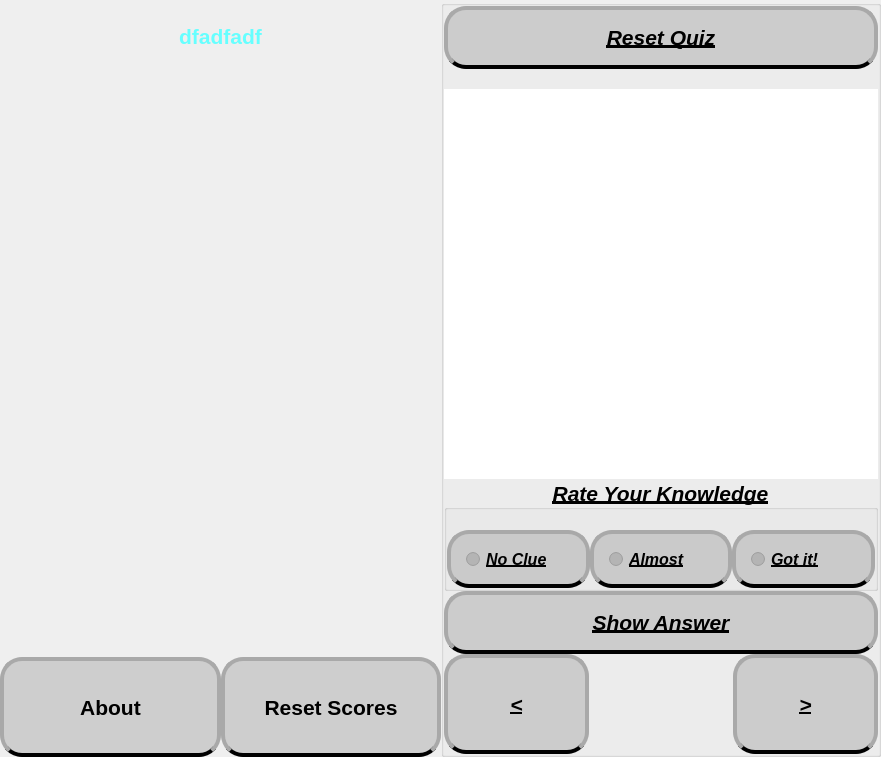
<?xml version="1.0" encoding="UTF-8"?>
<ui version="4.0">
 <class>MainWindow</class>
 <widget class="QMainWindow" name="MainWindow">
  <property name="windowModality">
   <enum>Qt::NonModal</enum>
  </property>
  <property name="geometry">
   <rect>
    <x>0</x>
    <y>0</y>
    <width>881</width>
    <height>757</height>
   </rect>
  </property>
  <property name="sizePolicy">
   <sizepolicy hsizetype="Preferred" vsizetype="Preferred">
    <horstretch>0</horstretch>
    <verstretch>0</verstretch>
   </sizepolicy>
  </property>
  <property name="maximumSize">
   <size>
    <width>1463</width>
    <height>996</height>
   </size>
  </property>
  <property name="windowTitle">
   <string/>
  </property>
  <property name="toolTipDuration">
   <number>0</number>
  </property>
  <property name="layoutDirection">
   <enum>Qt::LeftToRight</enum>
  </property>
  <property name="styleSheet">
   <string notr="true"/>
  </property>
  <widget class="QWidget" name="centralWidget">
   <property name="enabled">
    <bool>true</bool>
   </property>
   <property name="sizePolicy">
    <sizepolicy hsizetype="Preferred" vsizetype="Preferred">
     <horstretch>0</horstretch>
     <verstretch>0</verstretch>
    </sizepolicy>
   </property>
   <property name="minimumSize">
    <size>
     <width>0</width>
     <height>0</height>
    </size>
   </property>
   <property name="layoutDirection">
    <enum>Qt::LeftToRight</enum>
   </property>
   <layout class="QGridLayout" name="gridLayout_3">
    <property name="leftMargin">
     <number>0</number>
    </property>
    <property name="topMargin">
     <number>0</number>
    </property>
    <property name="rightMargin">
     <number>0</number>
    </property>
    <property name="bottomMargin">
     <number>0</number>
    </property>
    <property name="spacing">
     <number>0</number>
    </property>
    <item row="0" column="1">
     <widget class="QGroupBox" name="groupBox_2">
      <property name="sizePolicy">
       <sizepolicy hsizetype="Expanding" vsizetype="Expanding">
        <horstretch>0</horstretch>
        <verstretch>0</verstretch>
       </sizepolicy>
      </property>
      <property name="minimumSize">
       <size>
        <width>50</width>
        <height>50</height>
       </size>
      </property>
      <property name="font">
       <font>
        <pointsize>16</pointsize>
        <weight>75</weight>
        <italic>true</italic>
        <bold>true</bold>
        <underline>true</underline>
       </font>
      </property>
      <property name="autoFillBackground">
       <bool>true</bool>
      </property>
      <property name="title">
       <string/>
      </property>
      <property name="flat">
       <bool>true</bool>
      </property>
      <layout class="QGridLayout" name="gridLayout_2">
       <property name="leftMargin">
        <number>0</number>
       </property>
       <property name="topMargin">
        <number>0</number>
       </property>
       <property name="rightMargin">
        <number>0</number>
       </property>
       <property name="bottomMargin">
        <number>0</number>
       </property>
       <property name="spacing">
        <number>0</number>
       </property>
       <item row="0" column="0">
        <layout class="QGridLayout" name="gridLayout_8">
         <property name="spacing">
          <number>0</number>
         </property>
         <item row="1" column="0">
          <spacer name="verticalSpacer">
           <property name="orientation">
            <enum>Qt::Vertical</enum>
           </property>
           <property name="sizeType">
            <enum>QSizePolicy::Minimum</enum>
           </property>
           <property name="sizeHint" stdset="0">
            <size>
             <width>20</width>
             <height>20</height>
            </size>
           </property>
          </spacer>
         </item>
         <item row="7" column="0">
          <layout class="QGridLayout" name="gridLayout_7">
           <property name="spacing">
            <number>0</number>
           </property>
           <item row="0" column="0">
            <widget class="QPushButton" name="backButton">
             <property name="sizePolicy">
              <sizepolicy hsizetype="Expanding" vsizetype="Fixed">
               <horstretch>0</horstretch>
               <verstretch>0</verstretch>
              </sizepolicy>
             </property>
             <property name="minimumSize">
              <size>
               <width>62</width>
               <height>100</height>
              </size>
             </property>
             <property name="font">
              <font>
               <pointsize>16</pointsize>
               <weight>75</weight>
               <bold>true</bold>
              </font>
             </property>
             <property name="focusPolicy">
              <enum>Qt::NoFocus</enum>
             </property>
             <property name="styleSheet">
              <string notr="true">QPushButton {background:  rgba(128,128,128,0.3);
       
               background-position:left top;
 border: 2px solid #C4C4C3;
border-color:darkgray;    
border-bottom-color: black; /* same as the pane color */
    border-radius: 22px;
    color: rgba(255,255,255,.7);
    min-width: 8ex;
    padding: 15px;
	border-width: 4px;}</string>
             </property>
             <property name="text">
              <string>&lt;</string>
             </property>
            </widget>
           </item>
           <item row="0" column="1">
            <spacer name="horizontalSpacer_2">
             <property name="orientation">
              <enum>Qt::Horizontal</enum>
             </property>
             <property name="sizeHint" stdset="0">
              <size>
               <width>40</width>
               <height>20</height>
              </size>
             </property>
            </spacer>
           </item>
           <item row="0" column="2">
            <widget class="QPushButton" name="loadButton">
             <property name="sizePolicy">
              <sizepolicy hsizetype="Expanding" vsizetype="Fixed">
               <horstretch>0</horstretch>
               <verstretch>0</verstretch>
              </sizepolicy>
             </property>
             <property name="minimumSize">
              <size>
               <width>62</width>
               <height>100</height>
              </size>
             </property>
             <property name="font">
              <font>
               <pointsize>16</pointsize>
               <weight>75</weight>
               <bold>true</bold>
              </font>
             </property>
             <property name="focusPolicy">
              <enum>Qt::NoFocus</enum>
             </property>
             <property name="styleSheet">
              <string notr="true">QPushButton {background:  rgba(128,128,128,0.3);
       
               background-position:left top;
 border: 2px solid #C4C4C3;
border-color:darkgray;    
border-bottom-color: black; /* same as the pane color */
    border-radius: 22px;
    color: rgba(255,255,255,.7);
    min-width: 8ex;
    padding: 15px;
	border-width: 4px;}</string>
             </property>
             <property name="text">
              <string>&gt;</string>
             </property>
            </widget>
           </item>
          </layout>
         </item>
         <item row="0" column="0">
          <widget class="QPushButton" name="moreInfo">
           <property name="sizePolicy">
            <sizepolicy hsizetype="Expanding" vsizetype="Preferred">
             <horstretch>0</horstretch>
             <verstretch>0</verstretch>
            </sizepolicy>
           </property>
           <property name="minimumSize">
            <size>
             <width>62</width>
             <height>40</height>
            </size>
           </property>
           <property name="font">
            <font>
             <pointsize>16</pointsize>
             <weight>75</weight>
             <bold>true</bold>
            </font>
           </property>
           <property name="focusPolicy">
            <enum>Qt::NoFocus</enum>
           </property>
           <property name="styleSheet">
            <string notr="true">QPushButton {background:  rgba(128,128,128,0.3);
       
               background-position:left top;
 border: 2px solid #C4C4C3;
border-color:darkgray;    
border-bottom-color: black; /* same as the pane color */
    border-radius: 22px;
    color: rgba(255,255,255,.7);
    min-width: 8ex;
    padding: 15px;
	border-width: 4px;}</string>
           </property>
           <property name="text">
            <string>Reset Quiz</string>
           </property>
          </widget>
         </item>
         <item row="6" column="0">
          <layout class="QGridLayout" name="gridLayout_5">
           <property name="spacing">
            <number>0</number>
           </property>
          </layout>
         </item>
         <item row="4" column="0">
          <widget class="QGroupBox" name="groupBox_3">
           <property name="sizePolicy">
            <sizepolicy hsizetype="Expanding" vsizetype="Preferred">
             <horstretch>0</horstretch>
             <verstretch>0</verstretch>
            </sizepolicy>
           </property>
           <property name="minimumSize">
            <size>
             <width>0</width>
             <height>50</height>
            </size>
           </property>
           <property name="font">
            <font>
             <pointsize>16</pointsize>
             <weight>75</weight>
             <bold>true</bold>
            </font>
           </property>
           <property name="layoutDirection">
            <enum>Qt::LeftToRight</enum>
           </property>
           <property name="title">
            <string>Rate Your Knowledge</string>
           </property>
           <property name="alignment">
            <set>Qt::AlignCenter</set>
           </property>
           <property name="flat">
            <bool>true</bool>
           </property>
           <layout class="QGridLayout" name="gridLayout_12">
            <property name="leftMargin">
             <number>0</number>
            </property>
            <property name="topMargin">
             <number>0</number>
            </property>
            <property name="rightMargin">
             <number>0</number>
            </property>
            <property name="bottomMargin">
             <number>0</number>
            </property>
            <property name="spacing">
             <number>0</number>
            </property>
            <item row="1" column="0">
             <layout class="QGridLayout" name="gridLayout_11">
              <property name="spacing">
               <number>0</number>
              </property>
              <item row="0" column="1">
               <widget class="QRadioButton" name="radioButton2">
                <property name="font">
                 <font>
                  <pointsize>12</pointsize>
                  <weight>75</weight>
                  <bold>true</bold>
                 </font>
                </property>
                <property name="focusPolicy">
                 <enum>Qt::NoFocus</enum>
                </property>
                <property name="styleSheet">
                 <string notr="true">QRadioButton {background:  rgba(128,128,128,0.3);
       
               background-position:left top;
 border: 2px solid #C4C4C3;
border-color:darkgray;    
border-bottom-color: black; /* same as the pane color */
    border-radius: 22px;
    color: rgba(255,255,255,.7);
    min-width: 8ex;
    padding: 15px;
	border-width: 4px;}</string>
                </property>
                <property name="text">
                 <string>Almost</string>
                </property>
               </widget>
              </item>
              <item row="0" column="0">
               <widget class="QRadioButton" name="radioButton1">
                <property name="font">
                 <font>
                  <pointsize>12</pointsize>
                  <weight>75</weight>
                  <bold>true</bold>
                 </font>
                </property>
                <property name="focusPolicy">
                 <enum>Qt::NoFocus</enum>
                </property>
                <property name="styleSheet">
                 <string notr="true">QRadioButton {background:  rgba(128,128,128,0.3);
       
               background-position:left top;
 border: 2px solid #C4C4C3;
border-color:darkgray;    
border-bottom-color: black; /* same as the pane color */
    border-radius: 22px;
    color: rgba(255,255,255,.7);
    min-width: 8ex;
    padding: 15px;
	border-width: 4px;}</string>
                </property>
                <property name="text">
                 <string>No Clue</string>
                </property>
               </widget>
              </item>
              <item row="0" column="2">
               <widget class="QRadioButton" name="radioButton3">
                <property name="font">
                 <font>
                  <pointsize>12</pointsize>
                  <weight>75</weight>
                  <bold>true</bold>
                 </font>
                </property>
                <property name="focusPolicy">
                 <enum>Qt::NoFocus</enum>
                </property>
                <property name="styleSheet">
                 <string notr="true">QRadioButton {background:  rgba(128,128,128,0.3);
       
               background-position:left top;
 border: 2px solid #C4C4C3;
border-color:darkgray;    
border-bottom-color: black; /* same as the pane color */
    border-radius: 22px;
    color: rgba(255,255,255,.7);
    min-width: 8ex;
    padding: 15px;
	border-width: 4px;}</string>
                </property>
                <property name="text">
                 <string>Got it!</string>
                </property>
               </widget>
              </item>
             </layout>
            </item>
            <item row="0" column="0">
             <spacer name="verticalSpacer_3">
              <property name="orientation">
               <enum>Qt::Vertical</enum>
              </property>
              <property name="sizeType">
               <enum>QSizePolicy::Fixed</enum>
              </property>
              <property name="sizeHint" stdset="0">
               <size>
                <width>20</width>
                <height>20</height>
               </size>
              </property>
             </spacer>
            </item>
           </layout>
          </widget>
         </item>
         <item row="2" column="0">
          <widget class="QTextBrowser" name="textBrowser">
           <property name="font">
            <font>
             <pointsize>20</pointsize>
            </font>
           </property>
           <property name="acceptDrops">
            <bool>false</bool>
           </property>
           <property name="layoutDirection">
            <enum>Qt::LeftToRight</enum>
           </property>
           <property name="frameShape">
            <enum>QFrame::NoFrame</enum>
           </property>
           <property name="frameShadow">
            <enum>QFrame::Plain</enum>
           </property>
           <property name="verticalScrollBarPolicy">
            <enum>Qt::ScrollBarAlwaysOff</enum>
           </property>
           <property name="sizeAdjustPolicy">
            <enum>QAbstractScrollArea::AdjustToContents</enum>
           </property>
           <property name="textInteractionFlags">
            <set>Qt::LinksAccessibleByKeyboard|Qt::LinksAccessibleByMouse</set>
           </property>
           <property name="openExternalLinks">
            <bool>false</bool>
           </property>
          </widget>
         </item>
         <item row="5" column="0">
          <widget class="QPushButton" name="showMe">
           <property name="sizePolicy">
            <sizepolicy hsizetype="Expanding" vsizetype="Fixed">
             <horstretch>0</horstretch>
             <verstretch>0</verstretch>
            </sizepolicy>
           </property>
           <property name="minimumSize">
            <size>
             <width>62</width>
             <height>20</height>
            </size>
           </property>
           <property name="font">
            <font>
             <pointsize>16</pointsize>
             <weight>75</weight>
             <bold>true</bold>
            </font>
           </property>
           <property name="focusPolicy">
            <enum>Qt::NoFocus</enum>
           </property>
           <property name="styleSheet">
            <string notr="true">QPushButton {background:  rgba(128,128,128,0.3);
       
               background-position:left top;
 border: 2px solid #C4C4C3;
border-color:darkgray;    
border-bottom-color: black; /* same as the pane color */
    border-radius: 22px;
    color: rgba(255,255,255,.7);
    min-width: 8ex;
    padding: 15px;
	border-width: 4px;}</string>
           </property>
           <property name="text">
            <string>Show Answer</string>
           </property>
          </widget>
         </item>
        </layout>
       </item>
      </layout>
     </widget>
    </item>
    <item row="0" column="0" rowspan="2">
     <widget class="QWidget" name="groupBox" native="true">
      <layout class="QGridLayout" name="gridLayout">
       <property name="leftMargin">
        <number>0</number>
       </property>
       <property name="topMargin">
        <number>0</number>
       </property>
       <property name="rightMargin">
        <number>0</number>
       </property>
       <property name="bottomMargin">
        <number>0</number>
       </property>
       <property name="spacing">
        <number>0</number>
       </property>
       <item row="0" column="0" colspan="2">
        <widget class="QPushButton" name="pushButton_2">
         <property name="sizePolicy">
          <sizepolicy hsizetype="Expanding" vsizetype="Expanding">
           <horstretch>0</horstretch>
           <verstretch>0</verstretch>
          </sizepolicy>
         </property>
         <property name="font">
          <font>
           <family>MS Shell Dlg 2</family>
           <pointsize>16</pointsize>
           <weight>75</weight>
           <bold>true</bold>
           <kerning>false</kerning>
          </font>
         </property>
         <property name="focusPolicy">
          <enum>Qt::NoFocus</enum>
         </property>
         <property name="styleSheet">
          <string notr="true">QPushButton {
border-image: url( :/simb)10 -500  20 0  ;
             
               
 
 border-radius: 22px;
   color: #66FFFF;
    min-width: 8ex;
    padding: 15px;
	border-width: 4px;
    border-radius: 22px;
  
 

}</string>
         </property>
         <property name="text">
          <string>dfadfadf</string>
         </property>
        </widget>
       </item>
       <item row="1" column="0" colspan="2">
        <widget class="QPushButton" name="pushButton">
         <property name="sizePolicy">
          <sizepolicy hsizetype="Expanding" vsizetype="Expanding">
           <horstretch>0</horstretch>
           <verstretch>0</verstretch>
          </sizepolicy>
         </property>
         <property name="font">
          <font>
           <pointsize>16</pointsize>
           <weight>75</weight>
           <bold>true</bold>
          </font>
         </property>
         <property name="focusPolicy">
          <enum>Qt::NoFocus</enum>
         </property>
         <property name="styleSheet">
          <string notr="true">QPushButton {
    border-image: url( :/ahc)10 -500  20 0 ;


    border-radius: 22px;
    color: #66FFFF;;
    min-width: 8ex;
    padding: 15px;
	border-width: 4px;}</string>
         </property>
         <property name="text">
          <string/>
         </property>
        </widget>
       </item>
       <item row="2" column="0" colspan="2">
        <widget class="QPushButton" name="pushButton_3">
         <property name="sizePolicy">
          <sizepolicy hsizetype="Expanding" vsizetype="Expanding">
           <horstretch>0</horstretch>
           <verstretch>0</verstretch>
          </sizepolicy>
         </property>
         <property name="font">
          <font>
           <pointsize>16</pointsize>
           <weight>75</weight>
           <bold>true</bold>
          </font>
         </property>
         <property name="focusPolicy">
          <enum>Qt::NoFocus</enum>
         </property>
         <property name="styleSheet">
          <string notr="true">QPushButton {
     border-image: url( :/nut)10 -500  20 0 ;

    border-radius: 22px;
color: #66FFFF;
    min-width: 8ex;
    padding: 15px;
	border-width: 4px;}</string>
         </property>
         <property name="text">
          <string/>
         </property>
        </widget>
       </item>
       <item row="3" column="0" colspan="2">
        <widget class="QPushButton" name="pushButton_4">
         <property name="sizePolicy">
          <sizepolicy hsizetype="Expanding" vsizetype="Expanding">
           <horstretch>0</horstretch>
           <verstretch>0</verstretch>
          </sizepolicy>
         </property>
         <property name="font">
          <font>
           <pointsize>16</pointsize>
           <weight>75</weight>
           <bold>true</bold>
          </font>
         </property>
         <property name="focusPolicy">
          <enum>Qt::NoFocus</enum>
         </property>
         <property name="styleSheet">
          <string notr="true">QPushButton {
    border-image: url( :/pa)10 -500  20 0 ;


    border-radius: 22px;
color: #66FFFF;
    min-width: 8ex;
    padding: 15px;
	border-width: 4px;}</string>
         </property>
         <property name="text">
          <string/>
         </property>
        </widget>
       </item>
       <item row="4" column="0" colspan="2">
        <widget class="QPushButton" name="pushButton_5">
         <property name="sizePolicy">
          <sizepolicy hsizetype="Expanding" vsizetype="Expanding">
           <horstretch>0</horstretch>
           <verstretch>0</verstretch>
          </sizepolicy>
         </property>
         <property name="font">
          <font>
           <pointsize>16</pointsize>
           <weight>75</weight>
           <bold>true</bold>
          </font>
         </property>
         <property name="focusPolicy">
          <enum>Qt::NoFocus</enum>
         </property>
         <property name="styleSheet">
          <string notr="true">QPushButton {
        border-image: url( :/smoke)10 -475  10 10  ;

			

    border-radius: 22px;
color: #66FFFF;
    min-width: 8ex;
    padding: 15px;
	border-width: 4px;}</string>
         </property>
         <property name="text">
          <string/>
         </property>
        </widget>
       </item>
       <item row="5" column="0" colspan="2">
        <widget class="QPushButton" name="pushButton_6">
         <property name="sizePolicy">
          <sizepolicy hsizetype="Expanding" vsizetype="Expanding">
           <horstretch>0</horstretch>
           <verstretch>0</verstretch>
          </sizepolicy>
         </property>
         <property name="font">
          <font>
           <pointsize>16</pointsize>
           <weight>75</weight>
           <bold>true</bold>
          </font>
         </property>
         <property name="focusPolicy">
          <enum>Qt::NoFocus</enum>
         </property>
         <property name="styleSheet">
          <string notr="true">QPushButton {
      border-image: url( :/mh)10 -500  20 0 ;

    border-radius: 22px;color: #66FFFF;
    min-width: 8ex;
    padding: 15px;
	border-width: 4px;}</string>
         </property>
         <property name="text">
          <string/>
         </property>
        </widget>
       </item>
       <item row="6" column="0" colspan="2">
        <widget class="QPushButton" name="pushButton_7">
         <property name="sizePolicy">
          <sizepolicy hsizetype="Expanding" vsizetype="Expanding">
           <horstretch>0</horstretch>
           <verstretch>0</verstretch>
          </sizepolicy>
         </property>
         <property name="font">
          <font>
           <pointsize>16</pointsize>
           <weight>75</weight>
           <bold>true</bold>
          </font>
         </property>
         <property name="focusPolicy">
          <enum>Qt::NoFocus</enum>
         </property>
         <property name="styleSheet">
          <string notr="true">QPushButton {
    border-image: url( :/ipv)10 -500  20 0 ;

    border-radius: 22px;
 color: #66FFFF;
    min-width: 8ex;
    padding: 15px;
	border-width: 4px;}</string>
         </property>
         <property name="text">
          <string/>
         </property>
        </widget>
       </item>
       <item row="7" column="0" colspan="2">
        <widget class="QPushButton" name="pushButton_8">
         <property name="sizePolicy">
          <sizepolicy hsizetype="Expanding" vsizetype="Expanding">
           <horstretch>0</horstretch>
           <verstretch>0</verstretch>
          </sizepolicy>
         </property>
         <property name="font">
          <font>
           <pointsize>16</pointsize>
           <weight>75</weight>
           <bold>true</bold>
          </font>
         </property>
         <property name="focusPolicy">
          <enum>Qt::NoFocus</enum>
         </property>
         <property name="styleSheet">
          <string notr="true">QPushButton {
       border-image: url( :/danda)10 -500  20 0 ;

    border-radius: 22px;
 color: #66FFFF;
    min-width: 8ex;
    padding: 15px;
	border-width: 4px;}</string>
         </property>
         <property name="text">
          <string/>
         </property>
        </widget>
       </item>
       <item row="8" column="0" colspan="2">
        <widget class="QPushButton" name="pushButton_9">
         <property name="sizePolicy">
          <sizepolicy hsizetype="Expanding" vsizetype="Expanding">
           <horstretch>0</horstretch>
           <verstretch>0</verstretch>
          </sizepolicy>
         </property>
         <property name="font">
          <font>
           <pointsize>16</pointsize>
           <weight>75</weight>
           <bold>true</bold>
          </font>
         </property>
         <property name="focusPolicy">
          <enum>Qt::NoFocus</enum>
         </property>
         <property name="styleSheet">
          <string notr="true">QPushButton {
       border-image: url( :/env)10 -500  20 0 ;

    border-radius: 22px;
color: #66FFFF;
    min-width: 8ex;
    padding: 15px;
	border-width: 4px;}</string>
         </property>
         <property name="text">
          <string/>
         </property>
        </widget>
       </item>
       <item row="9" column="0">
        <widget class="QPushButton" name="pushButton_10">
         <property name="sizePolicy">
          <sizepolicy hsizetype="Expanding" vsizetype="Fixed">
           <horstretch>0</horstretch>
           <verstretch>0</verstretch>
          </sizepolicy>
         </property>
         <property name="minimumSize">
          <size>
           <width>62</width>
           <height>100</height>
          </size>
         </property>
         <property name="font">
          <font>
           <pointsize>16</pointsize>
           <weight>75</weight>
           <bold>true</bold>
          </font>
         </property>
         <property name="focusPolicy">
          <enum>Qt::NoFocus</enum>
         </property>
         <property name="styleSheet">
          <string notr="true">QPushButton {background:  rgba(128,128,128,0.3);
       
               background-position:left top;
 border: 2px solid #C4C4C3;
border-color:darkgray;    
border-bottom-color: black; /* same as the pane color */
    border-radius: 22px;
    color: rgba(255,255,255,.7);
    min-width: 8ex;
    padding: 15px;
	border-width: 4px;}</string>
         </property>
         <property name="text">
          <string>About</string>
         </property>
        </widget>
       </item>
       <item row="9" column="1">
        <widget class="QPushButton" name="pushButton_11">
         <property name="sizePolicy">
          <sizepolicy hsizetype="Expanding" vsizetype="Fixed">
           <horstretch>0</horstretch>
           <verstretch>0</verstretch>
          </sizepolicy>
         </property>
         <property name="minimumSize">
          <size>
           <width>62</width>
           <height>100</height>
          </size>
         </property>
         <property name="font">
          <font>
           <pointsize>16</pointsize>
           <weight>75</weight>
           <bold>true</bold>
          </font>
         </property>
         <property name="focusPolicy">
          <enum>Qt::NoFocus</enum>
         </property>
         <property name="styleSheet">
          <string notr="true">QPushButton {background:  rgba(128,128,128,0.3);
       
               background-position:left top;
 border: 2px solid #C4C4C3;
border-color:darkgray;    
border-bottom-color: black; /* same as the pane color */
    border-radius: 22px;
    color: rgba(255,255,255,.7);
    min-width: 8ex;
    padding: 15px;
	border-width: 4px;}</string>
         </property>
         <property name="text">
          <string>Reset Scores</string>
         </property>
        </widget>
       </item>
      </layout>
      <zorder>pushButton_11</zorder>
      <zorder>pushButton_8</zorder>
      <zorder>pushButton_9</zorder>
      <zorder>pushButton_5</zorder>
      <zorder>pushButton</zorder>
      <zorder>pushButton_2</zorder>
      <zorder>pushButton_4</zorder>
      <zorder>pushButton_7</zorder>
      <zorder>pushButton_6</zorder>
      <zorder>pushButton_10</zorder>
      <zorder>pushButton_3</zorder>
     </widget>
    </item>
   </layout>
  </widget>
 </widget>
 <layoutdefault spacing="6" margin="11"/>
 <resources/>
 <connections>
  <connection>
   <sender>showMe</sender>
   <signal>clicked()</signal>
   <receiver>groupBox_3</receiver>
   <slot>show()</slot>
   <hints>
    <hint type="sourcelabel">
     <x>776</x>
     <y>855</y>
    </hint>
    <hint type="destinationlabel">
     <x>776</x>
     <y>740</y>
    </hint>
   </hints>
  </connection>
  <connection>
   <sender>showMe</sender>
   <signal>clicked()</signal>
   <receiver>showMe</receiver>
   <slot>hide()</slot>
   <hints>
    <hint type="sourcelabel">
     <x>776</x>
     <y>855</y>
    </hint>
    <hint type="destinationlabel">
     <x>776</x>
     <y>855</y>
    </hint>
   </hints>
  </connection>
  <connection>
   <sender>loadButton</sender>
   <signal>clicked()</signal>
   <receiver>MainWindow</receiver>
   <slot>forwardLayout()</slot>
   <hints>
    <hint type="sourcelabel">
     <x>1169</x>
     <y>933</y>
    </hint>
    <hint type="destinationlabel">
     <x>799</x>
     <y>564</y>
    </hint>
   </hints>
  </connection>
  <connection>
   <sender>backButton</sender>
   <signal>clicked()</signal>
   <receiver>MainWindow</receiver>
   <slot>backLayout()</slot>
   <hints>
    <hint type="sourcelabel">
     <x>722</x>
     <y>933</y>
    </hint>
    <hint type="destinationlabel">
     <x>329</x>
     <y>608</y>
    </hint>
   </hints>
  </connection>
  <connection>
   <sender>showMe</sender>
   <signal>clicked()</signal>
   <receiver>MainWindow</receiver>
   <slot>loadAnswer()</slot>
   <hints>
    <hint type="sourcelabel">
     <x>776</x>
     <y>855</y>
    </hint>
    <hint type="destinationlabel">
     <x>799</x>
     <y>422</y>
    </hint>
   </hints>
  </connection>
  <connection>
   <sender>pushButton_8</sender>
   <signal>clicked()</signal>
   <receiver>MainWindow</receiver>
   <slot>initAandD()</slot>
   <hints>
    <hint type="sourcelabel">
     <x>91</x>
     <y>586</y>
    </hint>
    <hint type="destinationlabel">
     <x>7</x>
     <y>419</y>
    </hint>
   </hints>
  </connection>
  <connection>
   <sender>radioButton1</sender>
   <signal>clicked()</signal>
   <receiver>MainWindow</receiver>
   <slot>setRadio1()</slot>
   <hints>
    <hint type="sourcelabel">
     <x>734</x>
     <y>778</y>
    </hint>
    <hint type="destinationlabel">
     <x>793</x>
     <y>186</y>
    </hint>
   </hints>
  </connection>
  <connection>
   <sender>radioButton2</sender>
   <signal>clicked()</signal>
   <receiver>MainWindow</receiver>
   <slot>setRadio2()</slot>
   <hints>
    <hint type="sourcelabel">
     <x>949</x>
     <y>778</y>
    </hint>
    <hint type="destinationlabel">
     <x>799</x>
     <y>235</y>
    </hint>
   </hints>
  </connection>
  <connection>
   <sender>radioButton3</sender>
   <signal>clicked()</signal>
   <receiver>MainWindow</receiver>
   <slot>setradio3()</slot>
   <hints>
    <hint type="sourcelabel">
     <x>1165</x>
     <y>778</y>
    </hint>
    <hint type="destinationlabel">
     <x>799</x>
     <y>291</y>
    </hint>
   </hints>
  </connection>
  <connection>
   <sender>pushButton_2</sender>
   <signal>clicked()</signal>
   <receiver>MainWindow</receiver>
   <slot>initSIMB()</slot>
   <hints>
    <hint type="sourcelabel">
     <x>495</x>
     <y>75</y>
    </hint>
    <hint type="destinationlabel">
     <x>577</x>
     <y>-33</y>
    </hint>
   </hints>
  </connection>
  <connection>
   <sender>pushButton</sender>
   <signal>clicked()</signal>
   <receiver>MainWindow</receiver>
   <slot>initAHC()</slot>
   <hints>
    <hint type="sourcelabel">
     <x>616</x>
     <y>134</y>
    </hint>
    <hint type="destinationlabel">
     <x>782</x>
     <y>-80</y>
    </hint>
   </hints>
  </connection>
  <connection>
   <sender>pushButton_3</sender>
   <signal>clicked()</signal>
   <receiver>MainWindow</receiver>
   <slot>initHE()</slot>
   <hints>
    <hint type="sourcelabel">
     <x>575</x>
     <y>197</y>
    </hint>
    <hint type="destinationlabel">
     <x>755</x>
     <y>-53</y>
    </hint>
   </hints>
  </connection>
  <connection>
   <sender>pushButton_4</sender>
   <signal>clicked()</signal>
   <receiver>MainWindow</receiver>
   <slot>initPA()</slot>
   <hints>
    <hint type="sourcelabel">
     <x>516</x>
     <y>281</y>
    </hint>
    <hint type="destinationlabel">
     <x>874</x>
     <y>-54</y>
    </hint>
   </hints>
  </connection>
  <connection>
   <sender>pushButton_5</sender>
   <signal>clicked()</signal>
   <receiver>MainWindow</receiver>
   <slot>initSmoke()</slot>
   <hints>
    <hint type="sourcelabel">
     <x>633</x>
     <y>344</y>
    </hint>
    <hint type="destinationlabel">
     <x>941</x>
     <y>-80</y>
    </hint>
   </hints>
  </connection>
  <connection>
   <sender>pushButton_6</sender>
   <signal>clicked()</signal>
   <receiver>MainWindow</receiver>
   <slot>initMH()</slot>
   <hints>
    <hint type="sourcelabel">
     <x>502</x>
     <y>419</y>
    </hint>
    <hint type="destinationlabel">
     <x>935</x>
     <y>-20</y>
    </hint>
   </hints>
  </connection>
  <connection>
   <sender>pushButton_7</sender>
   <signal>clicked()</signal>
   <receiver>MainWindow</receiver>
   <slot>initIPV()</slot>
   <hints>
    <hint type="sourcelabel">
     <x>443</x>
     <y>495</y>
    </hint>
    <hint type="destinationlabel">
     <x>797</x>
     <y>-9</y>
    </hint>
   </hints>
  </connection>
  <connection>
   <sender>pushButton_9</sender>
   <signal>clicked()</signal>
   <receiver>MainWindow</receiver>
   <slot>initHENV()</slot>
   <hints>
    <hint type="sourcelabel">
     <x>614</x>
     <y>619</y>
    </hint>
    <hint type="destinationlabel">
     <x>729</x>
     <y>-16</y>
    </hint>
   </hints>
  </connection>
  <connection>
   <sender>moreInfo</sender>
   <signal>clicked()</signal>
   <receiver>MainWindow</receiver>
   <slot>resetCurrentQuiz()</slot>
   <hints>
    <hint type="sourcelabel">
     <x>752</x>
     <y>82</y>
    </hint>
    <hint type="destinationlabel">
     <x>283</x>
     <y>1</y>
    </hint>
   </hints>
  </connection>
  <connection>
   <sender>moreInfo</sender>
   <signal>clicked()</signal>
   <receiver>moreInfo</receiver>
   <slot>hide()</slot>
   <hints>
    <hint type="sourcelabel">
     <x>830</x>
     <y>94</y>
    </hint>
    <hint type="destinationlabel">
     <x>1011</x>
     <y>108</y>
    </hint>
   </hints>
  </connection>
  <connection>
   <sender>pushButton_10</sender>
   <signal>clicked()</signal>
   <receiver>MainWindow</receiver>
   <slot>initAbout()</slot>
   <hints>
    <hint type="sourcelabel">
     <x>64</x>
     <y>836</y>
    </hint>
    <hint type="destinationlabel">
     <x>28</x>
     <y>1022</y>
    </hint>
   </hints>
  </connection>
  <connection>
   <sender>pushButton_11</sender>
   <signal>clicked()</signal>
   <receiver>MainWindow</receiver>
   <slot>quizReset()</slot>
   <hints>
    <hint type="sourcelabel">
     <x>471</x>
     <y>798</y>
    </hint>
    <hint type="destinationlabel">
     <x>364</x>
     <y>750</y>
    </hint>
   </hints>
  </connection>
 </connections>
 <slots>
  <signal>onRotate()</signal>
  <signal>signal2()</signal>
  <slot>setBack()</slot>
  <slot>initSmoke()</slot>
  <slot>loadAnswer()</slot>
  <slot>forwardLayout()</slot>
  <slot>backLayout()</slot>
  <slot>openPage()</slot>
  <slot>loadWeb()</slot>
  <slot>initAandD()</slot>
  <slot>setRadio1()</slot>
  <slot>setRadio2()</slot>
  <slot>setradio3()</slot>
  <slot>quizReset()</slot>
  <slot>initSIMB()</slot>
  <slot>initAHC()</slot>
  <slot>initHE()</slot>
  <slot>initPA()</slot>
  <slot>initMH()</slot>
  <slot>initIPV()</slot>
  <slot>initHENV()</slot>
  <slot>resetCurrentQuiz()</slot>
  <slot>initAbout()</slot>
 </slots>
</ui>
